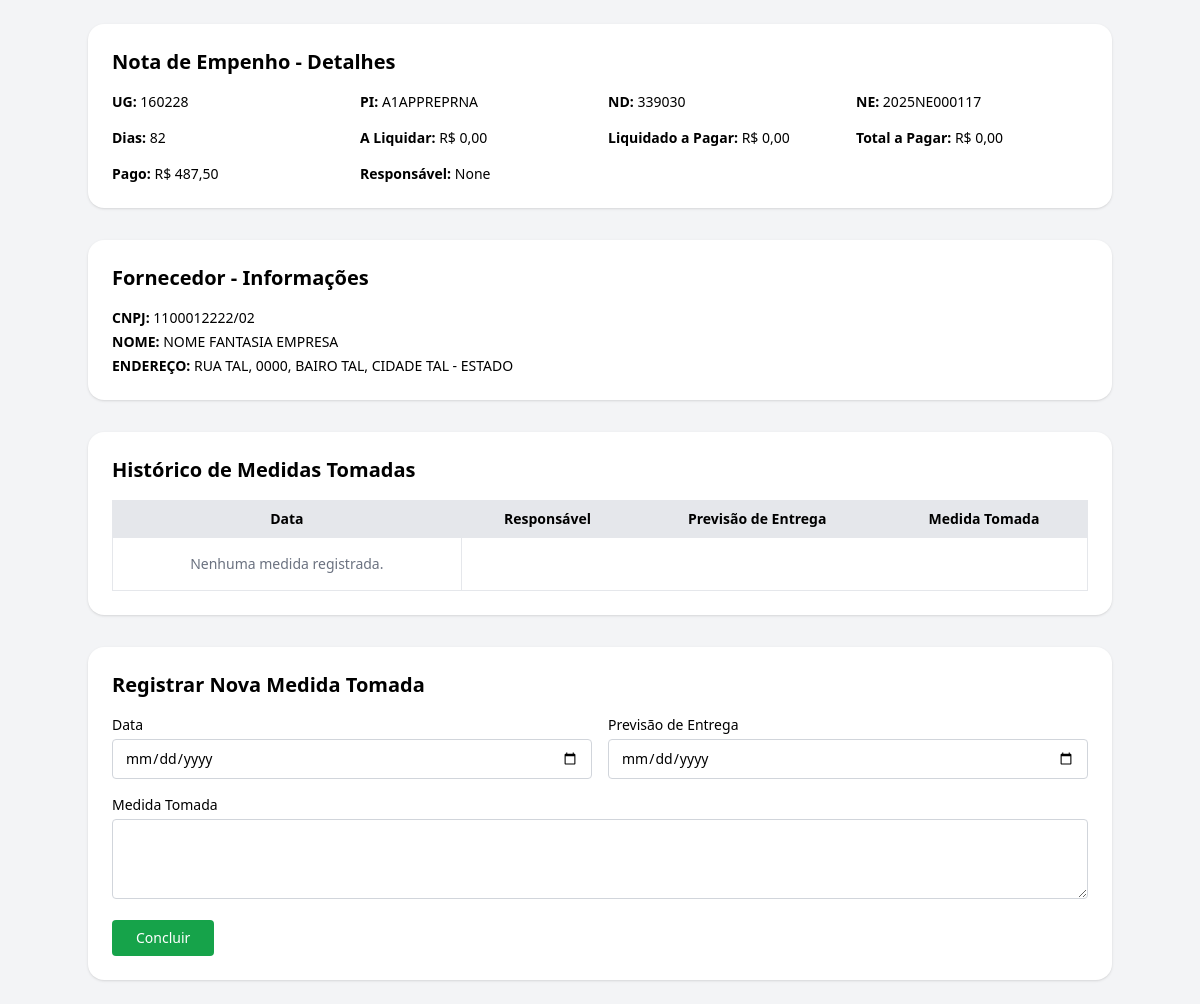
The app's page /ne/show/2025NE000117/ (signed in), older data.
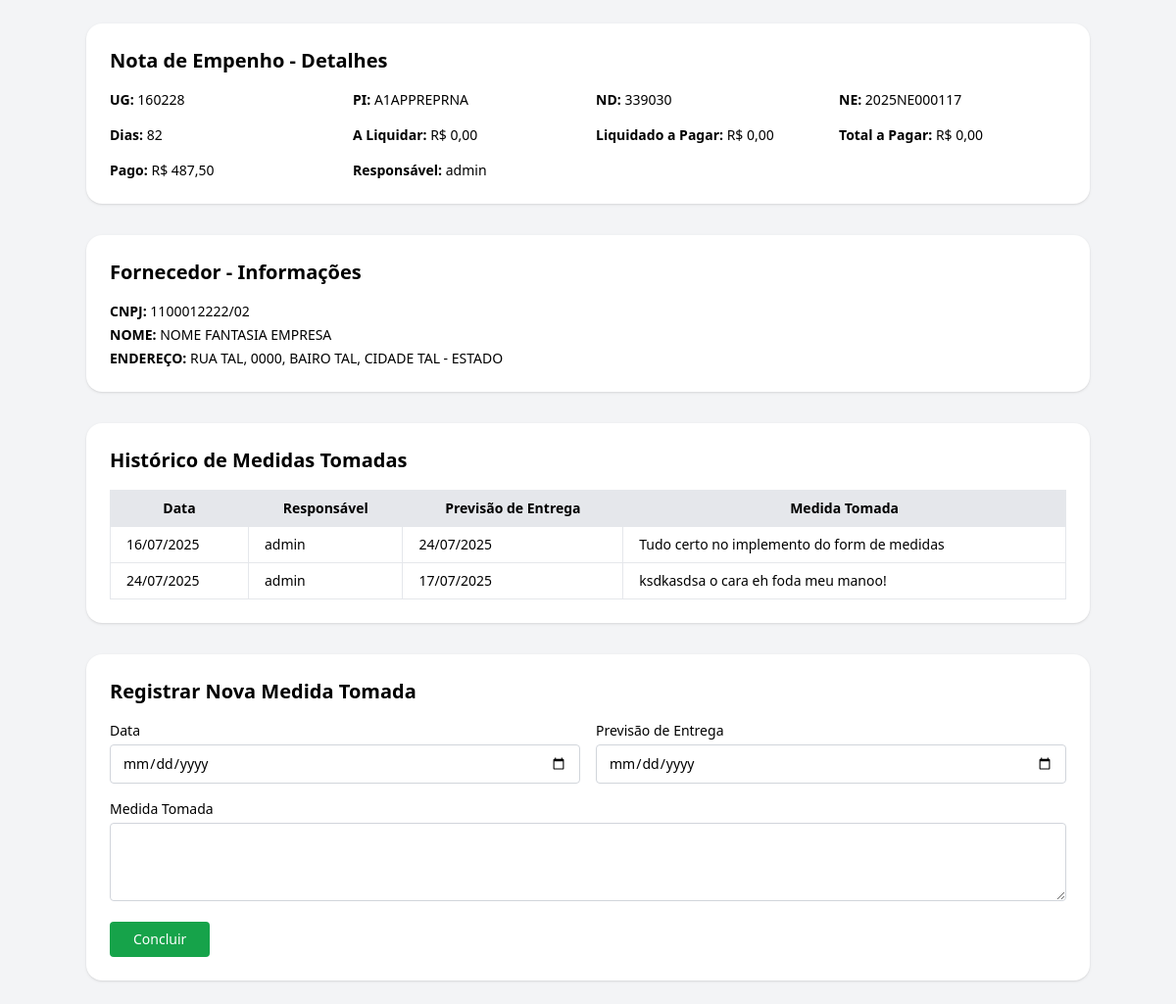
The same page, newer data.
### ne_control/models.py (models this page shows, shortened)
class NoteNE(models.Model): # NE.
    cod_ne = models.CharField(max_length=50, primary_key=True)
    ug = models.BigIntegerField()
    pi = models.CharField(max_length=200)
    nd = models.BigIntegerField()
    dias = models.IntegerField()
    a_liquidar = models.DecimalField(max_digits=10, decimal_places=2)
    liquidado_pagar = models.DecimalField(max_digits=10, decimal_places=2)
    total_pagar = models.DecimalField(max_digits=10, decimal_places=2)
    pago = models.DecimalField(max_digits=10, decimal_places=2)
    responsavel = models.ForeignKey(settings.AUTH_USER_MODEL, on_delete=models.SET_NULL, null=True)
    data_contato = models.CharField(max_length=10)
    class Meta:
        verbose_name = "Note NE"
        verbose_name_plural = "Notes NE"

class ActionTaken(models.Model): # Medida tomada.
    cod_ne = models.ForeignKey(NoteNE, on_delete=models.CASCADE, related_name='actions_taken')
    date = models.DateField()
    responsible = models.ForeignKey(settings.AUTH_USER_MODEL, on_delete=models.SET_NULL, null=True)
    previ_date = models.DateField()
    description = models.TextField()

### accounts/models.py (models this page shows)
class User(AbstractBaseUser, PermissionsMixin):
    ROLE_CHOICES = (
        ('admin', 'Administrador'),
        ('responsible', 'Responsável por NE'),
        ('visitor', 'Visitante'),
    )
    username = models.CharField(max_length=150, unique=True)
    role = models.CharField(max_length=20, choices=ROLE_CHOICES, default='visitor')
    is_active = models.BooleanField(default=True)
    is_staff = models.BooleanField(default=False)
    objects = UserManager()
    USERNAME_FIELD = 'username'
    REQUIRED_FIELDS = []
    def __str__(self):
        return self.username

### ne_control/views.py (the view)
# urls.py: path('show/<str:pk>/', views.show, name='show'),
@login_required
def show(request, pk):
    note_ne = get_object_or_404(NoteNE, pk=pk)
    action_taken = ActionTaken.objects.filter(cod_ne=note_ne)
    if request.method == 'POST':
        form = ActionTakenForm(request.POST)
        if form.is_valid():
            cod_ne = note_ne
            date = form.cleaned_data['date']
            responsible = request.user
            previ_date = form.cleaned_data['previ_date']
            description = form.cleaned_data['description']
            ActionTaken.objects.create(
                cod_ne=cod_ne,
                date=date,
                responsible=responsible,
                previ_date=previ_date,
                description=description
            )
        else:
            form.add_error(None, "Erro ao cadastrar medida.")
    else:
        form = ActionTakenForm()
    return render(request, 'ne_control/show.html', {'note_ne': note_ne, 'action_taken': action_taken, 'form': form})

### ne_control/forms.py
class ActionTakenForm(forms.Form):
    date = forms.DateField(
        widget=forms.DateInput(attrs={
            'type': 'date',
            'class': 'w-full border border-gray-300 rounded px-3 py-2'
        })
    )
    previ_date = forms.DateField(
        widget=forms.DateInput(attrs={
            'type': 'date',
            'class': 'w-full border border-gray-300 rounded px-3 py-2',
        })
    )
    description = forms.CharField(
        widget=forms.Textarea(attrs={
            'class': 'w-full h-20 border border-gray-300 rounded px-3 py-2'
        })
    )

### ne_control/templatetags/ne_filters.py (called while the page is built)
@register.filter
def brl(value):
    try:
        return f"{float(value):,.2f}".replace(",", "X").replace(".", ",").replace("X", ".")
    except:
        return value

@register.filter
def br_date(value):
    try:
        return value.strftime('%d/%m/%Y')
    except AttributeError:
        return value

### ne_control/templates/ne_control/show.html (shortened to what the changed rows need)
{% extends 'base.html' %}
{% load ne_filters %}
{% block content %}
<div class="p-6">
    <div class="max-w-5xl mx-auto space-y-8">
        <section class="bg-white rounded-2xl shadow p-6">
            <h2 class="text-xl font-bold mb-4">Nota de Empenho - Detalhes</h2>
            <div class="grid grid-cols-1 sm:grid-cols-2 lg:grid-cols-4 gap-4 text-sm">
                <div><span class="font-semibold">UG:</span> {{ note_ne.ug }}</div>
                <div><span class="font-semibold">PI:</span> {{ note_ne.pi }}</div>
                <div><span class="font-semibold">ND:</span> {{ note_ne.nd }}</div>
                <div><span class="font-semibold">NE:</span> {{ note_ne.cod_ne }}</div>
                <div><span class="font-semibold">Dias:</span> {{ note_ne.dias }}</div>
                <div><span class="font-semibold">A Liquidar:</span> R$ {{ note_ne.a_liquidar|brl }}</div>
                <div><span class="font-semibold">Liquidado a Pagar:</span> R$ {{ note_ne.liquidado_pagar|brl }}</div>
                <div><span class="font-semibold">Total a Pagar:</span> R$ {{ note_ne.total_pagar|brl }}</div>
                <div><span class="font-semibold">Pago:</span> R$ {{ note_ne.pago|brl }}</div>
                <div><span class="font-semibold">Responsável:</span> {{ note_ne.responsavel }}</div>
            </div>
        </section>
        <section class="bg-white rounded-2xl shadow p-6">
            <h2 class="text-xl font-bold mb-4">Fornecedor - Informações</h2>
        </section>
        <section class="bg-white rounded-2xl shadow p-6">
            <h2 class="text-xl font-bold mb-4">Histórico de Medidas Tomadas</h2>
            <div class="overflow-auto">
                <table class="w-full text-sm border border-gray-200">
                    <thead class="bg-gray-200">
                        <tr>
                            <th class="px-4 py-2 border">Data</th>
                            <th class="px-4 py-2 border">Responsável</th>
                            <th class="px-4 py-2 border">Previsão de Entrega</th>
                            <th class="px-4 py-2 border">Medida Tomada</th>
                        </tr>
                    </thead>
                    <tbody>
                        {% for action in action_taken %}
                        <tr class="hover:bg-gray-50">
                            <td class="px-4 py-2 border">{{ action.date|br_date }}</td>
                            <td class="px-4 py-2 border">{{ action.responsible }}</td>
                            <td class="px-4 py-2 border">{{ action.previ_date|br_date }}</td>
                            <td class="px-4 py-2 border">{{ action.description }}</td>
                        </tr>
                        {% empty %}
                        <tr>
                            <td class="px-6 py-4 text-gray-500 border text-center">Nenhuma medida registrada.</td>
                        </tr>
                        {% endfor %}
                    </tbody>
                </table>
            </div>
        </section>
        <section id="action_form" class="bg-white rounded-2xl shadow p-6">
            <h2 class="text-xl font-bold mb-4">Registrar Nova Medida Tomada</h2>
        </section>
    </div>
</div>
{% endblock %}

Row changes from the older to the newer data that the page shows:
changed NoteNE "A1APPREPRNA": responsavel "None" → "admin"
added ActionTaken: date|br_date "16/07/2025", responsible "admin", previ_date|br_date "24/07/2025", description "Tudo certo no implemento do form de medidas"
added ActionTaken: date|br_date "24/07/2025", responsible "admin", previ_date|br_date "17/07/2025", description "ksdkasdsa o cara eh foda meu manoo!"
Text that changed along with them:
text no longer shown: "Nenhuma medida registrada."
